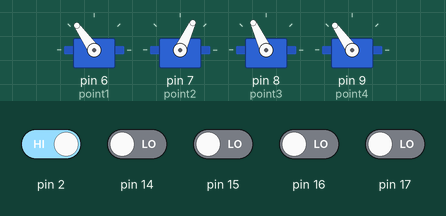
Recording of a sketch running on a simulated Arduino Uno, built with avr-gcc and run on an emulated ATmega328P. Parts: 4 × servo. The test bench sets the inputs (shaded band); at power-on: pin 2 HIGH, pin 14–17 LOW.

Above: at 1.4 s.
1.5 s: pin 2 driven LOW
At 2.2 s:
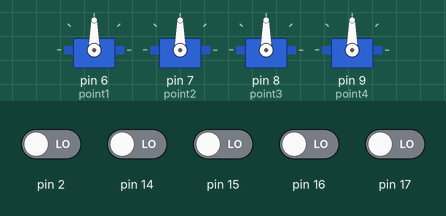
3.3 s: pin 2 driven HIGH
At 3.55 s:
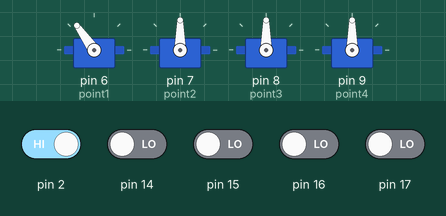
5.3 s: pin 14 driven HIGH
At 6.2 s:
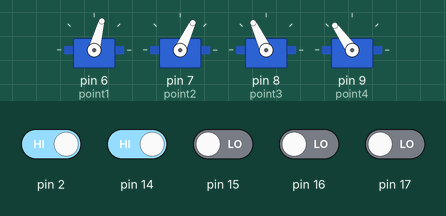
6.8 s: pin 15 driven HIGH
At 7.5 s:
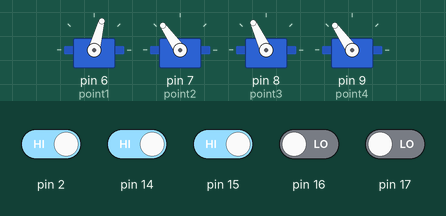
8.4 s: pin 16 driven HIGH
At 8.8 s:
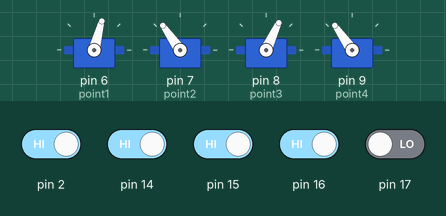
10.0 s: pin 17 driven HIGH
At 11.2 s:
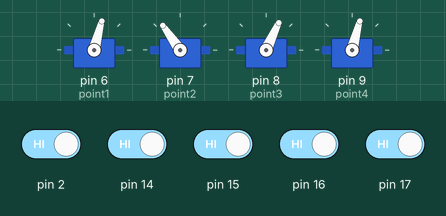
Timing chart, 0 to 12.6 s (numbered marks = the images above; inputs shaded):
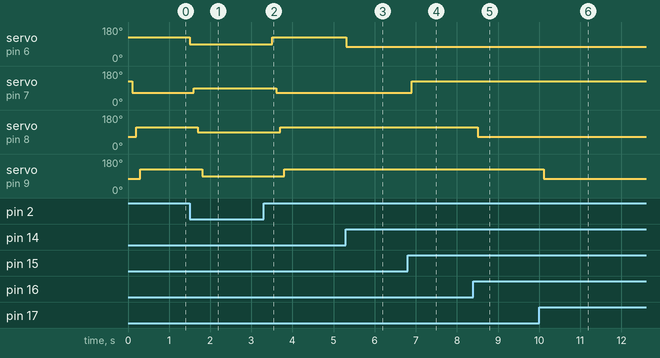

The sketch:

servo_01.ino
```cpp
#include <Servo.h>
int buttonState = 0;

int set[5] = { 90, 75, 125, 65, 75};
int thrown[5] = { 90,125,65,115,125};
// create a servo object
 Servo point1;
 Servo point2;
 Servo point3;
 Servo point4;
//===========================================================
void setup()
 {
  // set the mode for the digital pins in use
  pinMode(2, INPUT);
  pinMode(14, INPUT);
  pinMode(15, INPUT);
  pinMode(16, INPUT);
  pinMode(17, INPUT);

  // setup the servo
  point1.attach(6);  // attach to the servo on pin 6
  point2.attach(7);  // attach to the servo on pin 7
  point3.attach(8);  // attach to the servo on pin 8
  point4.attach(9);  // attach to the servo on pin 9


  point1.write(set[1]);// set the initial servo position
  point2.write(set[2]);
  point3.write(set[3]);
  point4.write(set[4]);
  }
//=================================================================
void loop() {

  while (digitalRead(2) == 0) {
  point1.write(set[0]);// set servos to 90 degrees.
   delay(100);
  point2.write(set[0]);// and hold for manual adjustment.
   delay(100);
  point3.write(set[0]);
   delay(100);
  point4.write(set[0]);
   delay(100);
  }
  {
 buttonState = digitalRead(14);  // read the input pin
 if(buttonState == 1){
    point1.write(set[1]); // update the servo
  }
 else {
    point1.write(thrown[1]);
   }
  }
  {
  delay(100);
   buttonState = digitalRead(15);
 if(buttonState == 1){
   point2.write(set[2]);
  }
 else {
   point2.write(thrown[2]);
   }
  }
  {
 delay(100);
   buttonState = digitalRead(16);
 if(buttonState == 1){
   point3.write(set[3]);
  }
 else {
   point3.write(thrown[3]);
   }
  }
  {
 delay(100);
   buttonState = digitalRead(17);
 if(buttonState == 1){
   point4.write(set[4]);
  }
 else {
  point4.write(thrown[4]);
    }
   }
  }

 //============================================END
```

Measured:
- after the input at 1.5 s, servo on pin 6 (point1): 125° → 90° at once; servo on pin 7 (point2): 65° → 90° after 0.10 s; servo on pin 8 (point3): 115° → 90° after 0.20 s; servo on pin 9 (point4): 125° → 90° after 0.30 s
- after the input at 3.3 s, servo on pin 6 (point1): 90° → 125° after 0.20 s; servo on pin 7 (point2): 90° → 65° after 0.30 s; servo on pin 8 (point3): 90° → 115° after 0.40 s; servo on pin 9 (point4): 90° → 125° after 0.50 s
- after the input at 5.3 s, servo on pin 6 (point1): 125° → 75° at once
- after the input at 6.8 s, servo on pin 7 (point2): 65° → 125° after 0.11 s
- after the input at 8.4 s, servo on pin 8 (point3): 115° → 65° after 0.11 s
- after the input at 10.0 s, servo on pin 9 (point4): 125° → 75° after 0.11 s
